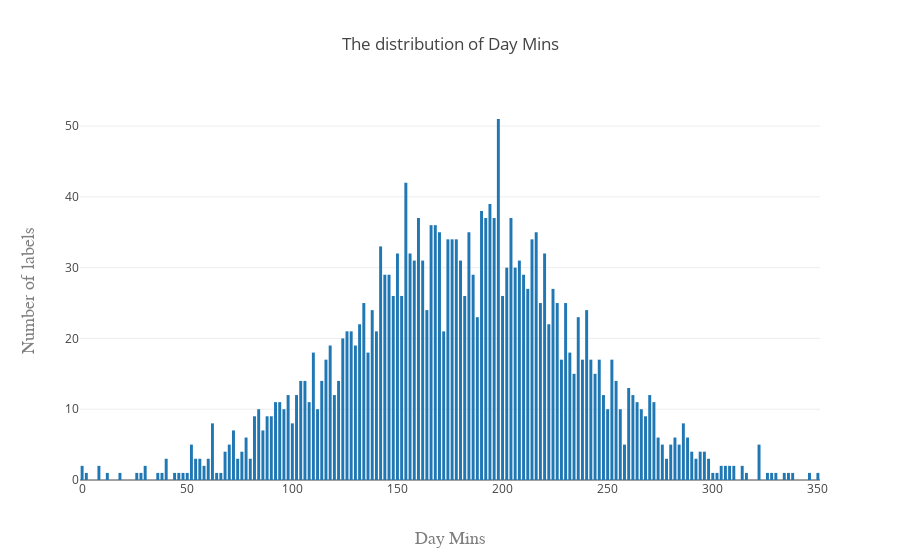

Notebook code for this chart:
### Code cell
plotHist(df,df_name[2])

### Figure 1 — Plotly figure (JSON) as saved in the notebook; plotly's stock layout.template omitted (floating-point values rounded to 4 significant figures; data arrays with more than 128 entries replaced by an {"elided": "..."} marker saying what was removed)
{"data": [{"autobinx": false, "histnorm": "count", "name": "Histogram of Wind Speed", "type": "histogram", "x": {"elided": "2300 float values"}, "xbins": {"end": 351.8, "size": 2, "start": -1}}], "layout": {"bargroupgap": 0.3, "title": "The distribution of Day Mins", "xaxis": {"title": "Day Mins", "titlefont": {"color": "#7f7f7f", "family": "Courier New, monospace", "size": 18}}, "yaxis": {"title": "Number of labels", "titlefont": {"color": "#7f7f7f", "family": "Courier New, monospace", "size": 18}}}}
